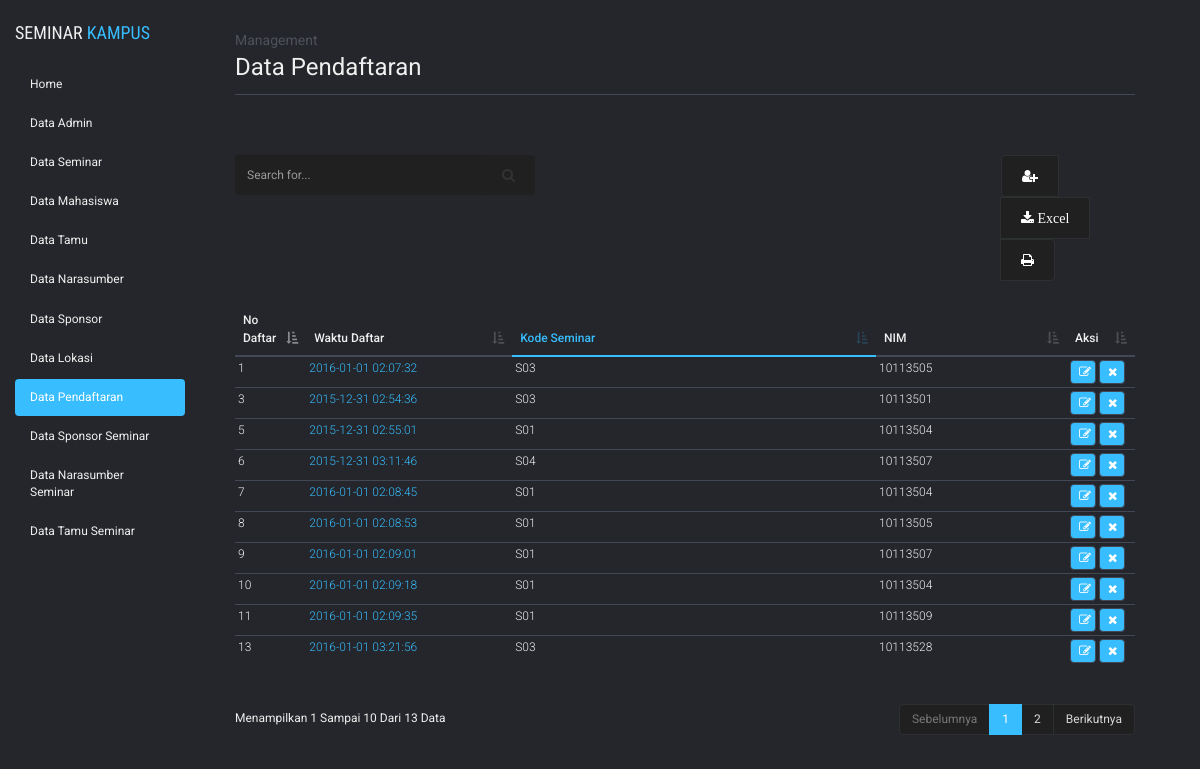
Screenshot of /admin/admin.php?module=data_pendaftaran with the database file from the repository.
### tables this page shows
CREATE TABLE `pendaftaran` (
  `no_daftar` int(11) NOT NULL AUTO_INCREMENT,
  `tanggal_daftar` datetime NOT NULL,
  `kode_seminar` char(8) NOT NULL,
  `nim` char(8) NOT NULL,
  PRIMARY KEY (`no_daftar`),
  KEY `kode_seminar` (`kode_seminar`),
  KEY `nim` (`nim`) USING BTREE,
  CONSTRAINT `pendaftaran_ibfk_1` FOREIGN KEY (`kode_seminar`) REFERENCES `seminar` (`kode_seminar`),
  CONSTRAINT `pendaftaran_ibfk_2` FOREIGN KEY (`nim`) REFERENCES `mahasiswa` (`nim`)
);

### admin/module_pendaftaran/tampil_pendaftaran.php (the view, shortened to what this page needs)
<?php
	$tampilkan = mysql_query("SELECT * FROM pendaftaran ORDER BY no_daftar");
?>
    <div class="title-content">
    <span>Management</span>
    data pendaftaran
  </div>
  <div class="content">
    <div class="row">
      <div class="col-md-6">
        <form action="?module=data_pendaftaran&act=caripendaftaran" method="post">
          <div class="input-group search">
            <input name="cari" type="text" class="form-control" placeholder="Search for...">
            <span class="input-group-btn">
              <button class="btn btn-default" type="submit"><i class="fa fa-search"></i></button>
            </span>
          </div>
        </form>
      </div>
      <div class="col-md-6">
        <div class="btn-group" role="group" aria-label="fungsional">
          <a type="button" class="btn btn-default" href="#tambah_data" data-toggle="modal"><i class="fa fa-user-plus"></i></a>
          <a type="button" class="btn btn-default" href="module_pendaftaran/action_pendaftaran.php?module=data_pendaftaran&act=export"><i class="fa fa-download"> Excel</i></a>
          <a type="button" class="btn btn-default" href="module_pendaftaran/cetak_pendaftaran.php"><i class="fa fa-print"></i></a>
        </div>
      </div>
    </div>
    <table cellpadding="0" cellspacing="0" border="0" class="table table-hover tab-mar-top" id="example">
      <thead>
        <tr>
          <th width="10px">No Daftar</th>
          <th width="10px">Waktu Daftar</th>
          <th class="tab-col">Kode Seminar</th>
          <th>NIM</th>
          <th width="30px">Aksi</th>
        </tr>
      </thead>
      <tbody>
<?php
    while ($tampil=mysql_fetch_array($tampilkan)){
       echo "<tr>
             <td>$tampil[no_daftar]</td>
             <td class='tab-col' width='200px'>$tampil[tanggal_daftar]</td>
             <td>$tampil[kode_seminar]</td>
             <td>$tampil[nim]</td>
             <td><a href='?module=data_pendaftaran&act=editpendaftaran&id=$tampil[no_daftar]' class='fa fa-edit'></a>
             <a class='fa fa-remove' href=javascript:confirmdelete('$action?module=data_pendaftaran&act=hapuspendaftaran&id=$tampil[no_daftar]')></a></td>
      </tr>";
    }
  echo "
        </tbody>
        </table>
        </div>";
?>

### assets/css/style.css (style rules this page uses)
body { background:#24262b; font-family: 'Roboto', sans-serif; position: relative; font-size: 12px; color: #efefef; }
body a, body button, body div { transition:0.5s all; -webkit-transition:0.5s all; -moz-transition:0.5s all; -o-transition:0.5s all; -ms-transition:0.5s all; }
.form-control { font-size: 12px; }
.title-content { font-size: 24px; text-transform: capitalize; padding-bottom: 10px; border-bottom: 1px solid #434857; }
.title-content span { font-size: 14px; color: #4e525c; display: block; }
.content { margin-top: 60px; }
.search { width: 300px; }
.content .search .form-control { height: 40px; color: #D4D4D4; background-color: #202020; background-image: none; border: none; text-decoration: none; }
.content .search .btn { height: 40px; background-color: #202020; background-image: none; border: none; padding: 10px 20px; }
.btn-group { display: block; margin-left: 301px; }
.btn-group .btn { background: #202020; padding: 10px 20px; color: #fff; border-color: rgb(45, 48, 49); }
.tab-mar-top { margin-top: 30px; }
.tab-col { color: #38BDFF; }
.table>thead>tr>th { border-bottom: 2px solid #434857; }
table>thead>tr>th.tab-col { border-bottom: 2px solid #38BDFF; }
.table>tbody>tr>td, .table>tbody>tr>th { font-weight: 300; font-size: 12px; border-top: 1px solid #434857; padding: 3px; }
.table>tbody>tr>td a.fa { width: 26px; font-size: 12px; color: #fff; background: #38BDFF; padding: 5px; padding-left: 8px; border-radius: 4px; border: 1px solid #434857; }
.table>tfoot>tr>td, .table>tfoot>tr>th, .table>thead>tr>td, .table>thead>tr>th { font-size: 12px; font-weight: 500; border-top: 1px solid #434857; }

### rows the page displays
pendaftaran: no_daftar "1", tanggal_daftar "2016-01-01 02:07:32", kode_seminar "S03", nim "10113505"
pendaftaran: no_daftar "3", tanggal_daftar "2015-12-31 02:54:36", kode_seminar "S03", nim "10113501"
pendaftaran: no_daftar "5", tanggal_daftar "2015-12-31 02:55:01", kode_seminar "S01", nim "10113504"
pendaftaran: no_daftar "6", tanggal_daftar "2015-12-31 03:11:46", kode_seminar "S04", nim "10113507"
pendaftaran: no_daftar "7", tanggal_daftar "2016-01-01 02:08:45", kode_seminar "S01", nim "10113504"
pendaftaran: no_daftar "8", tanggal_daftar "2016-01-01 02:08:53", kode_seminar "S01", nim "10113505"
pendaftaran: no_daftar "9", tanggal_daftar "2016-01-01 02:09:01", kode_seminar "S01", nim "10113507"
pendaftaran: no_daftar "10", tanggal_daftar "2016-01-01 02:09:18", kode_seminar "S01", nim "10113504"
pendaftaran: no_daftar "11", tanggal_daftar "2016-01-01 02:09:35", kode_seminar "S01", nim "10113509"
pendaftaran: no_daftar "13", tanggal_daftar "2016-01-01 03:21:56", kode_seminar "S03", nim "10113528"
